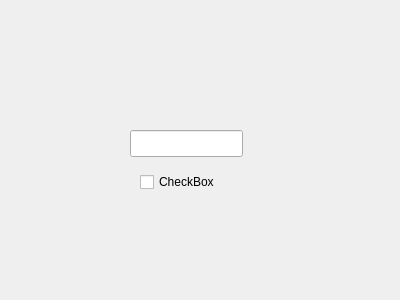
<?xml version="1.0" encoding="UTF-8"?>
<ui version="4.0">
 <class>Task</class>
 <widget class="QWidget" name="Task">
  <property name="geometry">
   <rect>
    <x>0</x>
    <y>0</y>
    <width>400</width>
    <height>300</height>
   </rect>
  </property>
  <property name="windowTitle">
   <string>Form</string>
  </property>
  <widget class="QLineEdit" name="Mitext">
   <property name="geometry">
    <rect>
     <x>130</x>
     <y>130</y>
     <width>113</width>
     <height>27</height>
    </rect>
   </property>
  </widget>
  <widget class="QCheckBox" name="checkBox">
   <property name="geometry">
    <rect>
     <x>140</x>
     <y>170</y>
     <width>96</width>
     <height>24</height>
    </rect>
   </property>
   <property name="text">
    <string>CheckBox</string>
   </property>
  </widget>
 </widget>
 <resources/>
 <connections/>
</ui>
